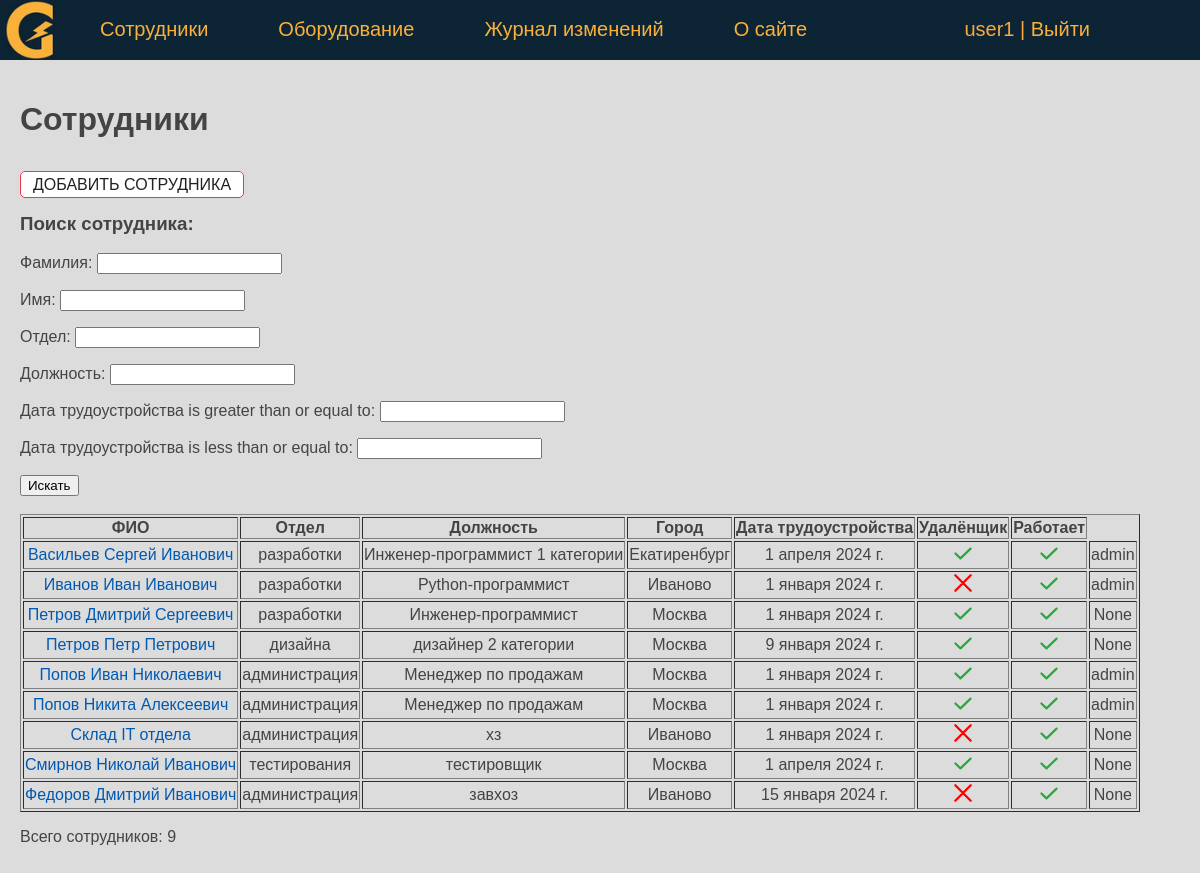
Page /persons/ (signed in) on the committed database.
### eqlog/models.py (models this page shows, shortened)
class Person(models.Model):
    last_name = models.CharField(verbose_name='Фамилия', max_length=50)
    first_name = models.CharField(verbose_name='Имя', max_length=50)
    middle_name = models.CharField(verbose_name='Отчество', max_length=50)
    department = models.ForeignKey('Department', on_delete=models.PROTECT, verbose_name='Отдел', related_name='get_persons')
    job_title = models.CharField(verbose_name='Должность', max_length=50)
    jobing_at = models.DateField(verbose_name='Дата трудоустройства', default=date(2024, 1, 1))
    created_at = models.DateTimeField(verbose_name='Дата создания', auto_now_add=True)
    updated_at = models.DateTimeField(verbose_name='Дата изменения', auto_now=True)
    remote = models.BooleanField(verbose_name='Удаленщик', default=False)
    is_working = models.BooleanField(verbose_name='Работает', default=True)
    city = models.CharField(verbose_name='Город', max_length=50, default='Москва')
    slug = AutoSlugField(populate_from='last_name', max_length=255, unique=True, db_index=True)
    user = models.ForeignKey(User, verbose_name='Пользователь', on_delete=models.DO_NOTHING, null=True)
    objects = models.Manager()
    def get_absolute_url(self):
        return reverse('person', kwargs={'pers_slug': self.slug})
    class Meta:
        verbose_name = 'Сотрудник'
        verbose_name_plural = 'Сотрудники'
        ordering = ['last_name', 'first_name']

class Department(models.Model):
    name = models.CharField(verbose_name='Отдел', max_length=50)
    objects = models.Manager()
    def __str__(self):
        return self.name
    class Meta:
        verbose_name = 'Отдел'
        verbose_name_plural = 'Отделы'

### eqlog/views.py (the view)
# urls.py: path('persons/', Persons.as_view(), name='persons'),
class Persons(DataMixin, ListView):
    model = Person
    template_name = 'eqlog/persons.html'
    context_object_name = 'persons'
    paginate_by = 20
    def get_context_data(self, **kwargs):
        context = super().get_context_data(**kwargs)
        auth = self.request.user.is_authenticated
        queryset = self.get_queryset()
        ps_filter = PersonFilter(self.request.GET, queryset)
        c_def = self.get_user_context(title='Сотрудники', auth=auth, ps_filter=ps_filter)
        return {**context, **c_def}
    def get_queryset(self):
        queryset = super().get_queryset()
        ps_filter = PersonFilter(self.request.GET, queryset)
        return ps_filter.qs

### eqlog/utils.py (called while the page is built)
    def get_user_context(self, **kwargs):
        context = kwargs
        context['menu'] = menu
        return context

### eqlog/templates/eqlog/persons.html (shortened to what this page needs)
{% extends 'eqlog/base.html' %}
{% block content %}
    {% if auth %}
        <h1>{{ title }}</h1>
        <p class="form-buttons">
            <p><a href="{% url 'addperson' %}" class="btn btn-outline">ДОБАВИТЬ СОТРУДНИКА</a>
        </p>
        <h3>Поиск сотрудника: </h3>
        <form method="get" action="{% url 'persons' %}">
            {{ ps_filter.form.as_p }}
            <button type="submit">Искать</button>
        </form>
        <br>
        <table border="1">
            <tr>
                <th>ФИО</th>
                <th>Отдел</th>
                <th>Должность</th>
                <th>Город</th>
                <th>Дата трудоустройства</th>
                <th>Удалёнщик</th>
                <th>Работает</th>
           </tr>
            {% for p in persons %}
                <tr>
                    <td><a href="{{ p.get_absolute_url }}"> {{ p.last_name }} {{ p.first_name }} {{ p.middle_name }}</a></td>
                    <td>{{ p.department }}</td>
                    <td>{{ p.job_title }}</td>
                    <td>{{ p.city }}</td>
                    <td>{{ p.jobing_at }}</td>
                    <td class="mark {% if p.remote %} mark_tick {% endif %}"></td>
                    <td class="mark {% if p.is_working %} mark_tick {% endif %}"></td>
                    <td>{{ p.user }}</td>
                </tr>
            {% endfor %}
        </table>
        <p> Всего сотрудников: {{ persons | length }}</p>
    {% endif %}
{% endblock %}

### eqlog/templates/eqlog/base.html (shortened to what this page needs)
<!DOCTYPE html>
{% load static %}
<html>
<head>
    <link type="text/css" href="/static/eqlog/css/styles.css" rel="stylesheet" />
</head>
<body bgcolor="#DCDCDC">
    {% block mainmenu %}
    <header class="header">
    <ul id="mainmenu" class="mainmenu">
        <li class="logo">
            <a href="{% url 'home' %}"><div class="logo"></div></a>
        </li>
        {% for m in menu %}
            <li><a href="{% url m.url_name %}"> {{ m.title }} </a></li>
        {% endfor %}
        <li class="last">
            {% if request.user.is_authenticated %}
                <li class="last"> {{user.username}} | <a href="{% url 'logout' %}">Выйти</a> </li>
            {% else %}
                <li class="last"><a href="{% url 'login' %}">Войти</a> </li>
            {% endif %}
        </li>
    </ul>
    </header>
    {% endblock mainmenu %}
    <main>
        {% block content %}
        {% endblock content %}
    </main>
</body>
</html>

### eqlog/static/eqlog/css/styles.css (style rules this page uses)
body { font-family: 'Arial'; margin: 0; padding: 0; height: 100%; width: 100%; color: #444; }
a { color: #0059b2; text-decoration: none; }
.header { background: #0c2434; height: 60px; }
main { padding: 20px; }
.logo { background: url('../images/logo_home.png') no-repeat 0px 0px; background-size: contain; background-position: center; width: 70px; height: 60px; }
ul.mainmenu { list-style: none; margin: 0; padding: 0; height: 60px; color: #FDA83D; font-size: 20px; overflow: hidden; }
ul.mainmenu li { float: left; margin: 18px 40px 0 30px; }
ul.mainmenu li.logo { margin: 0; }
ul.mainmenu li.last { float: right; }
ul.mainmenu li a { color: #fab13a; text-decoration: none; }
.form-buttons { display: flex; justify-content: space-between; align-items: center; gap: 0.75rem; }
.btn { padding: 0.25rem 0.75rem; border-radius: 5px; background-color: #ffffff; border: solid 1px #ffffff; color: #212121; cursor: pointer; test-decoration: none; font-size: 1rem; min-width: 6rem; text-align: center; }
.btn-outline { border: solid 1px #ee394c; }
.mark::after { display: inline-block; content: ""; width: 20px; height: 20px; background-image: url('../images/cross.svg'); background-position: center; background-size: contain; background-repeat: no-repeat; }
.mark_tick::after { background-image: url('../images/tick.svg'); }
td { text-align: center; }

### rows in the picture
Person: last_name "Васильев", first_name "Сергей", middle_name "Иванович", department "разработки", job_title "Инженер-программист 1 категории", city "Екатиренбург", jobing_at "1 апреля 2024 г.", is_working True (drawn), user "admin"
Person: last_name "Иванов", first_name "Иван", middle_name "Иванович", department "разработки", job_title "Python-программист", city "Иваново", jobing_at "1 января 2024 г.", is_working True (drawn), user "admin"
Person: last_name "Петров", first_name "Дмитрий", middle_name "Сергеевич", department "разработки", job_title "Инженер-программист", city "Москва", jobing_at "1 января 2024 г.", is_working True (drawn), user "None"
Person: last_name "Петров", first_name "Петр", middle_name "Петрович", department "дизайна", job_title "дизайнер 2 категории", city "Москва", jobing_at "9 января 2024 г.", is_working True (drawn), user "None"
Person: last_name "Попов", first_name "Иван", middle_name "Николаевич", department "администрация", job_title "Менеджер по продажам", city "Москва", jobing_at "1 января 2024 г.", is_working True (drawn), user "admin"
Person: last_name "Попов", first_name "Никита", middle_name "Алексеевич", department "администрация", job_title "Менеджер по продажам", city "Москва", jobing_at "1 января 2024 г.", is_working True (drawn), user "admin"
Person: last_name "Склад", first_name "IT", middle_name "отдела", department "администрация", job_title "хз", city "Иваново", jobing_at "1 января 2024 г.", is_working True (drawn), user "None"
Person: last_name "Смирнов", first_name "Николай", middle_name "Иванович", department "тестирования", job_title "тестировщик", city "Москва", jobing_at "1 апреля 2024 г.", is_working True (drawn), user "None"
Person: last_name "Федоров", first_name "Дмитрий", middle_name "Иванович", department "администрация", job_title "завхоз", city "Иваново", jobing_at "15 января 2024 г.", is_working True (drawn), user "None"

### other values in the picture
{{ m.title }} "Сотрудники" "Оборудование" "Журнал изменений" "О сайте"
{{ user.username }} "user1"
{{ title }} "Сотрудники"
{{ persons | length }} "9"
